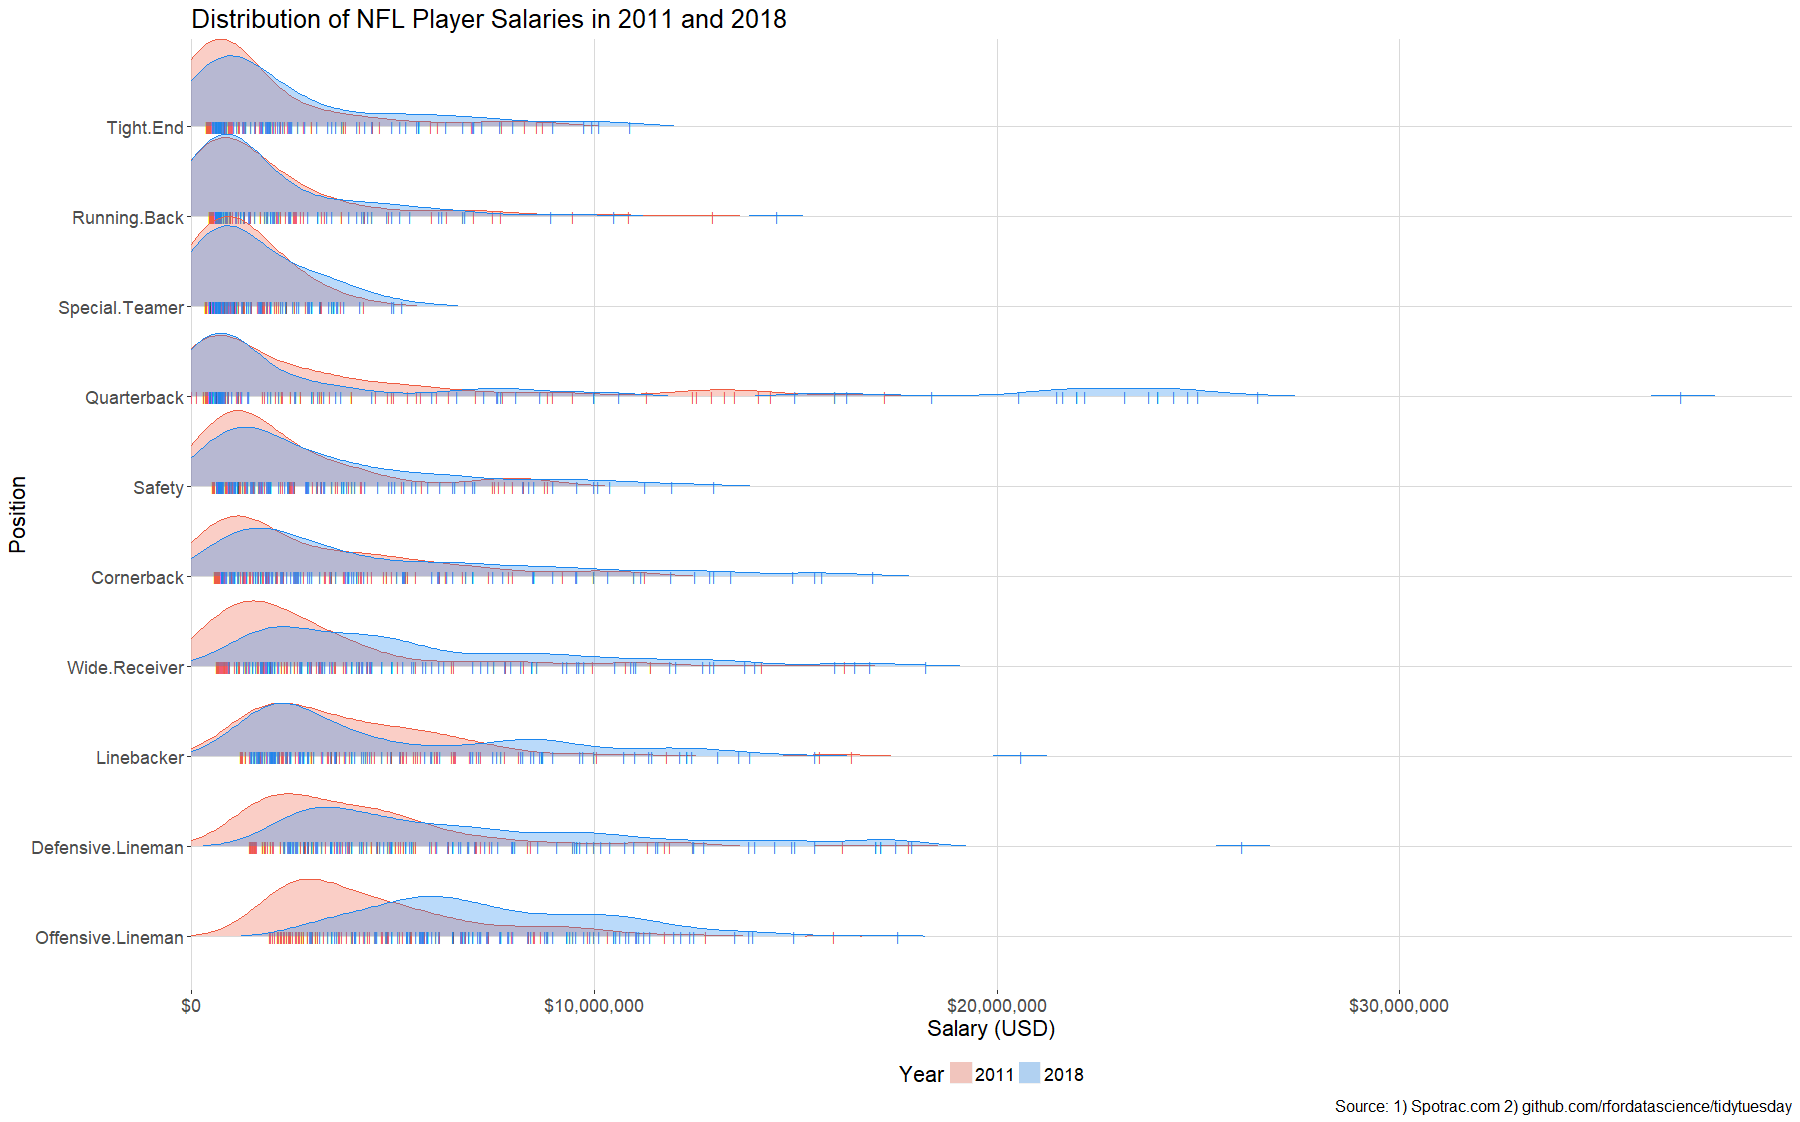

Source code (R):
library(tidyverse)
library(ggridges)
library(scales)

fb_salary <- read.csv('tidy_tuesday_week2.csv')

fb_salary <- gather(fb_salary, key = 'position', value = 'salary', 2:11) %>%
  filter(year %in% c(2011, 2018))

fb_salary <- fb_salary[complete.cases(fb_salary),]
fb_salary$position <- as.factor(fb_salary$position)
fb_salary$year <- as.factor(fb_salary$year)


fb_salary %>% ggplot(aes(x = salary,
                         y = fct_reorder(position, salary, median, .desc = TRUE),
                         fill = as.factor(year),
                         color = as.factor(year),
                         point_color = as.factor(year))) +
  geom_density_ridges(alpha = .3, scale = 1, rel_min_height = .01, from = 0,
                      jittered_points = TRUE, point_shape = '|',
                      point_size = 3,
                      position = position_points_jitter(height = 0)) +
  scale_x_continuous(expand = c(0, 0), labels = dollar) +
  scale_fill_manual(values = c('tomato2', 'dodgerblue2')) +
  scale_color_manual(values = c('tomato2', 'dodgerblue2'), guide = 'none') +
  scale_discrete_manual('point_color', values = c('tomato2', 'dodgerblue2'),
                        guide = 'none') +
  guides(fill = guide_legend(override.aes = list(
    fill = c('tomato2', 'dodgerblue2'),
    color = NA, point_color = NA))) +
  labs(title = 'Distribution of NFL Player Salaries in 2011 and 2018',
       caption = 'Source: 1) Spotrac.com 2) github.com/rfordatascience/tidytuesday',
       x = 'Salary (USD)',
       y = 'Position',
       fill = 'Year') +
  theme(legend.position = "bottom",
        plot.background = element_blank(),
        panel.grid.major = element_line(colour = 'grey85'),
        panel.grid.minor = element_blank(),
        panel.background = element_blank(),
        panel.border = element_blank(),
        plot.title = element_text(size = rel(1.8)),
        axis.title = element_text(size = rel(1.5)),
        axis.text = element_text(size = rel(1.2)),
        legend.title = element_text(size = rel(1.5)),
        legend.text = element_text(size = rel(1.2)),
        plot.caption = element_text(size = rel(1.1)))


 
